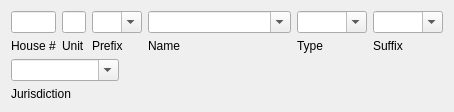
          <widget class="QWidget" name="tabCompSearch">
           <attribute name="title">
            <string>Component Search</string>
           </attribute>
           <layout class="QGridLayout" name="gridLayout_5">
            <item row="0" column="0">
             <layout class="QHBoxLayout" name="horizontalLayout" stretch="1,1,1,6,1,1">
              <item>
               <layout class="QVBoxLayout" name="verticalLayout_3">
                <item>
                 <widget class="QLineEdit" name="ln_SearchAddress_housenum">
                  <property name="maximumSize">
                   <size>
                    <width>60</width>
                    <height>16777215</height>
                   </size>
                  </property>
                  <property name="text">
                   <string/>
                  </property>
                 </widget>
                </item>
                <item>
                 <widget class="QLabel" name="label_11">
                  <property name="text">
                   <string>House #</string>
                  </property>
                  <property name="alignment">
                   <set>Qt::AlignLeading|Qt::AlignLeft|Qt::AlignTop</set>
                  </property>
                 </widget>
                </item>
               </layout>
              </item>
              <item>
               <layout class="QVBoxLayout" name="verticalLayout_4">
                <item>
                 <widget class="QLineEdit" name="ln_SearchAddress_unitnum">
                  <property name="maximumSize">
                   <size>
                    <width>60</width>
                    <height>16777215</height>
                   </size>
                  </property>
                  <property name="text">
                   <string/>
                  </property>
                 </widget>
                </item>
                <item>
                 <widget class="QLabel" name="label_10">
                  <property name="text">
                   <string>Unit</string>
                  </property>
                  <property name="alignment">
                   <set>Qt::AlignLeading|Qt::AlignLeft|Qt::AlignTop</set>
                  </property>
                 </widget>
                </item>
               </layout>
              </item>
              <item>
               <layout class="QVBoxLayout" name="verticalLayout_5">
                <item>
                 <widget class="QComboBox" name="cbo_SearchAddress_st_prefix">
                  <property name="minimumSize">
                   <size>
                    <width>50</width>
                    <height>0</height>
                   </size>
                  </property>
                  <property name="maximumSize">
                   <size>
                    <width>70</width>
                    <height>16777215</height>
                   </size>
                  </property>
                  <property name="editable">
                   <bool>true</bool>
                  </property>
                  <item>
                   <property name="text">
                    <string/>
                   </property>
                  </item>
                 </widget>
                </item>
                <item>
                 <widget class="QLabel" name="label_12">
                  <property name="text">
                   <string>Prefix</string>
                  </property>
                  <property name="alignment">
                   <set>Qt::AlignLeading|Qt::AlignLeft|Qt::AlignTop</set>
                  </property>
                 </widget>
                </item>
               </layout>
              </item>
              <item>
               <layout class="QVBoxLayout" name="verticalLayout_6">
                <item>
                 <widget class="QComboBox" name="cbo_SearchAddress_st_name">
                  <property name="editable">
                   <bool>true</bool>
                  </property>
                 </widget>
                </item>
                <item>
                 <widget class="QLabel" name="label_13">
                  <property name="text">
                   <string>Name</string>
                  </property>
                  <property name="alignment">
                   <set>Qt::AlignLeading|Qt::AlignLeft|Qt::AlignTop</set>
                  </property>
                 </widget>
                </item>
               </layout>
              </item>
              <item>
               <layout class="QVBoxLayout" name="verticalLayout_7">
                <item>
                 <widget class="QComboBox" name="cbo_SearchAddress_st_type">
                  <property name="minimumSize">
                   <size>
                    <width>70</width>
                    <height>0</height>
                   </size>
                  </property>
                  <property name="maximumSize">
                   <size>
                    <width>70</width>
                    <height>16777215</height>
                   </size>
                  </property>
                  <property name="editable">
                   <bool>true</bool>
                  </property>
                  <item>
                   <property name="text">
                    <string/>
                   </property>
                  </item>
                 </widget>
                </item>
                <item>
                 <widget class="QLabel" name="label_14">
                  <property name="text">
                   <string>Type</string>
                  </property>
                  <property name="alignment">
                   <set>Qt::AlignLeading|Qt::AlignLeft|Qt::AlignTop</set>
                  </property>
                 </widget>
                </item>
               </layout>
              </item>
              <item>
               <layout class="QVBoxLayout" name="verticalLayout_8">
                <item>
                 <widget class="QComboBox" name="cbo_SearchAddress_st_suffix">
                  <property name="minimumSize">
                   <size>
                    <width>70</width>
                    <height>0</height>
                   </size>
                  </property>
                  <property name="maximumSize">
                   <size>
                    <width>70</width>
                    <height>16777215</height>
                   </size>
                  </property>
                  <property name="editable">
                   <bool>true</bool>
                  </property>
                  <item>
                   <property name="text">
                    <string/>
                   </property>
                  </item>
                 </widget>
                </item>
                <item>
                 <widget class="QLabel" name="label_15">
                  <property name="text">
                   <string>Suffix</string>
                  </property>
                  <property name="alignment">
                   <set>Qt::AlignLeading|Qt::AlignLeft|Qt::AlignTop</set>
                  </property>
                 </widget>
                </item>
               </layout>
              </item>
             </layout>
            </item>
            <item row="1" column="0">
             <layout class="QHBoxLayout" name="horizontalLayout_3" stretch="1,3">
              <item>
               <layout class="QVBoxLayout" name="verticalLayout_2">
                <item>
                 <widget class="QComboBox" name="cbo_SearchAddress_comm">
                  <property name="editable">
                   <bool>true</bool>
                  </property>
                 </widget>
                </item>
                <item>
                 <widget class="QLabel" name="label_16">
                  <property name="text">
                   <string>Jurisdiction</string>
                  </property>
                  <property name="alignment">
                   <set>Qt::AlignLeading|Qt::AlignLeft|Qt::AlignTop</set>
                  </property>
                 </widget>
                </item>
               </layout>
              </item>
              <item>
               <spacer name="horizontalSpacer">
                <property name="orientation">
                 <enum>Qt::Horizontal</enum>
                </property>
                <property name="sizeHint" stdset="0">
                 <size>
                  <width>83</width>
                  <height>20</height>
                 </size>
                </property>
               </spacer>
              </item>
             </layout>
            </item>
           </layout>
          </widget>
